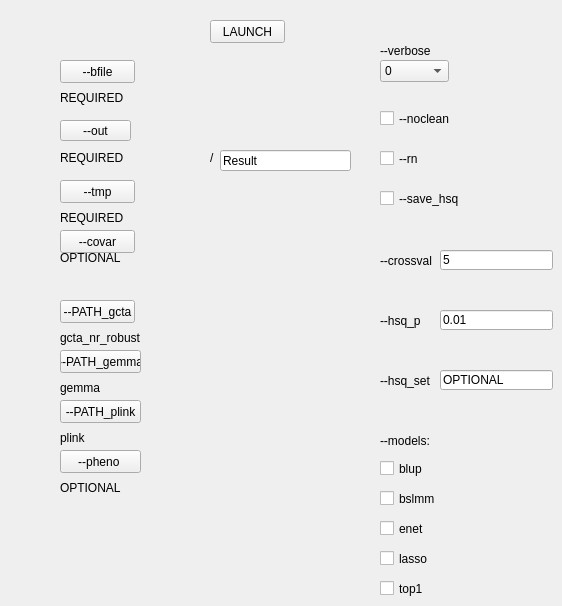
      <widget class="QWidget" name="tab_11">
       <attribute name="title">
        <string>Compute Weights</string>
       </attribute>
       <widget class="QPushButton" name="FCWBFILE">
        <property name="geometry">
         <rect>
          <x>60</x>
          <y>60</y>
          <width>75</width>
          <height>23</height>
         </rect>
        </property>
        <property name="text">
         <string>--bfile</string>
        </property>
       </widget>
       <widget class="QPushButton" name="FCWTMP">
        <property name="geometry">
         <rect>
          <x>60</x>
          <y>180</y>
          <width>75</width>
          <height>23</height>
         </rect>
        </property>
        <property name="text">
         <string>--tmp</string>
        </property>
       </widget>
       <widget class="QPushButton" name="FCWCOVAR">
        <property name="geometry">
         <rect>
          <x>60</x>
          <y>230</y>
          <width>75</width>
          <height>23</height>
         </rect>
        </property>
        <property name="text">
         <string>--covar</string>
        </property>
       </widget>
       <widget class="QPushButton" name="FCWPATHGCTA">
        <property name="geometry">
         <rect>
          <x>60</x>
          <y>300</y>
          <width>75</width>
          <height>23</height>
         </rect>
        </property>
        <property name="text">
         <string>--PATH_gcta</string>
        </property>
       </widget>
       <widget class="QPushButton" name="FCWPATHGEMMA">
        <property name="geometry">
         <rect>
          <x>60</x>
          <y>350</y>
          <width>81</width>
          <height>23</height>
         </rect>
        </property>
        <property name="text">
         <string>--PATH_gemma</string>
        </property>
       </widget>
       <widget class="QPushButton" name="FCWPATHPLINK">
        <property name="geometry">
         <rect>
          <x>60</x>
          <y>400</y>
          <width>81</width>
          <height>23</height>
         </rect>
        </property>
        <property name="text">
         <string>--PATH_plink</string>
        </property>
       </widget>
       <widget class="QComboBox" name="FCWVERBOSE">
        <property name="geometry">
         <rect>
          <x>380</x>
          <y>60</y>
          <width>69</width>
          <height>22</height>
         </rect>
        </property>
        <item>
         <property name="text">
          <string>0</string>
         </property>
        </item>
        <item>
         <property name="text">
          <string>1</string>
         </property>
        </item>
        <item>
         <property name="text">
          <string>2</string>
         </property>
        </item>
       </widget>
       <widget class="QCheckBox" name="FCWNOCLEAN">
        <property name="geometry">
         <rect>
          <x>380</x>
          <y>110</y>
          <width>71</width>
          <height>17</height>
         </rect>
        </property>
        <property name="text">
         <string>--noclean	</string>
        </property>
       </widget>
       <widget class="QLabel" name="label">
        <property name="geometry">
         <rect>
          <x>380</x>
          <y>250</y>
          <width>81</width>
          <height>21</height>
         </rect>
        </property>
        <property name="text">
         <string>--crossval	</string>
        </property>
       </widget>
       <widget class="QLabel" name="label_2">
        <property name="geometry">
         <rect>
          <x>380</x>
          <y>310</y>
          <width>81</width>
          <height>21</height>
         </rect>
        </property>
        <property name="text">
         <string>--hsq_p	</string>
        </property>
       </widget>
       <widget class="QLabel" name="label_3">
        <property name="geometry">
         <rect>
          <x>380</x>
          <y>370</y>
          <width>81</width>
          <height>21</height>
         </rect>
        </property>
        <property name="text">
         <string>--hsq_set</string>
        </property>
       </widget>
       <widget class="QLabel" name="label_4">
        <property name="geometry">
         <rect>
          <x>380</x>
          <y>40</y>
          <width>81</width>
          <height>21</height>
         </rect>
        </property>
        <property name="text">
         <string>--verbose	</string>
        </property>
       </widget>
       <widget class="QCheckBox" name="FCWRN">
        <property name="geometry">
         <rect>
          <x>380</x>
          <y>150</y>
          <width>71</width>
          <height>17</height>
         </rect>
        </property>
        <property name="text">
         <string>--rn	</string>
        </property>
       </widget>
       <widget class="QCheckBox" name="FCWSAVEHSQ">
        <property name="geometry">
         <rect>
          <x>380</x>
          <y>190</y>
          <width>81</width>
          <height>17</height>
         </rect>
        </property>
        <property name="text">
         <string>--save_hsq	</string>
        </property>
       </widget>
       <widget class="QPushButton" name="FCWPATHPHENO">
        <property name="geometry">
         <rect>
          <x>60</x>
          <y>450</y>
          <width>81</width>
          <height>23</height>
         </rect>
        </property>
        <property name="text">
         <string>--pheno	</string>
        </property>
       </widget>
       <widget class="QLabel" name="label_5">
        <property name="geometry">
         <rect>
          <x>380</x>
          <y>430</y>
          <width>81</width>
          <height>21</height>
         </rect>
        </property>
        <property name="text">
         <string>--models:</string>
        </property>
       </widget>
       <widget class="QCheckBox" name="FCWBLUP">
        <property name="geometry">
         <rect>
          <x>380</x>
          <y>460</y>
          <width>71</width>
          <height>17</height>
         </rect>
        </property>
        <property name="text">
         <string>blup</string>
        </property>
       </widget>
       <widget class="QCheckBox" name="FCWBSLMM">
        <property name="geometry">
         <rect>
          <x>380</x>
          <y>490</y>
          <width>71</width>
          <height>17</height>
         </rect>
        </property>
        <property name="text">
         <string>bslmm</string>
        </property>
       </widget>
       <widget class="QCheckBox" name="FCWENET">
        <property name="geometry">
         <rect>
          <x>380</x>
          <y>520</y>
          <width>71</width>
          <height>17</height>
         </rect>
        </property>
        <property name="text">
         <string>enet</string>
        </property>
       </widget>
       <widget class="QCheckBox" name="FCWLASSO">
        <property name="geometry">
         <rect>
          <x>380</x>
          <y>550</y>
          <width>71</width>
          <height>17</height>
         </rect>
        </property>
        <property name="text">
         <string>lasso</string>
        </property>
       </widget>
       <widget class="QCheckBox" name="FCWTOP1">
        <property name="geometry">
         <rect>
          <x>380</x>
          <y>580</y>
          <width>71</width>
          <height>17</height>
         </rect>
        </property>
        <property name="text">
         <string>top1</string>
        </property>
       </widget>
       <widget class="QLabel" name="FCWBFILELABEL">
        <property name="geometry">
         <rect>
          <x>60</x>
          <y>90</y>
          <width>311</width>
          <height>16</height>
         </rect>
        </property>
        <property name="text">
         <string>REQUIRED</string>
        </property>
       </widget>
       <widget class="QLabel" name="FCWOUTLABEL">
        <property name="geometry">
         <rect>
          <x>60</x>
          <y>150</y>
          <width>311</width>
          <height>16</height>
         </rect>
        </property>
        <property name="text">
         <string>REQUIRED</string>
        </property>
       </widget>
       <widget class="QLabel" name="FCWTMPLABEL">
        <property name="geometry">
         <rect>
          <x>60</x>
          <y>210</y>
          <width>311</width>
          <height>16</height>
         </rect>
        </property>
        <property name="text">
         <string>REQUIRED</string>
        </property>
       </widget>
       <widget class="QLabel" name="FCWCOVARLABEL">
        <property name="geometry">
         <rect>
          <x>60</x>
          <y>250</y>
          <width>311</width>
          <height>16</height>
         </rect>
        </property>
        <property name="text">
         <string>OPTIONAL</string>
        </property>
       </widget>
       <widget class="QLabel" name="FCWPATHGCTALABEL">
        <property name="geometry">
         <rect>
          <x>60</x>
          <y>330</y>
          <width>311</width>
          <height>16</height>
         </rect>
        </property>
        <property name="text">
         <string>gcta_nr_robust</string>
        </property>
       </widget>
       <widget class="QLabel" name="FCWPATHGEMMALABEL">
        <property name="geometry">
         <rect>
          <x>60</x>
          <y>380</y>
          <width>321</width>
          <height>16</height>
         </rect>
        </property>
        <property name="text">
         <string>gemma</string>
        </property>
       </widget>
       <widget class="QLabel" name="FCWPATHPLINKLABEL">
        <property name="geometry">
         <rect>
          <x>60</x>
          <y>430</y>
          <width>311</width>
          <height>16</height>
         </rect>
        </property>
        <property name="text">
         <string>plink</string>
        </property>
       </widget>
       <widget class="QLabel" name="FCWPATHPHENOLABEL">
        <property name="geometry">
         <rect>
          <x>60</x>
          <y>480</y>
          <width>311</width>
          <height>16</height>
         </rect>
        </property>
        <property name="text">
         <string>OPTIONAL</string>
        </property>
       </widget>
       <widget class="QLineEdit" name="FCWCROSSVAL">
        <property name="geometry">
         <rect>
          <x>440</x>
          <y>250</y>
          <width>113</width>
          <height>20</height>
         </rect>
        </property>
        <property name="text">
         <string>5</string>
        </property>
       </widget>
       <widget class="QLineEdit" name="FCWHSQP">
        <property name="geometry">
         <rect>
          <x>440</x>
          <y>310</y>
          <width>113</width>
          <height>20</height>
         </rect>
        </property>
        <property name="text">
         <string>0.01</string>
        </property>
       </widget>
       <widget class="QLineEdit" name="FCWHSQSET">
        <property name="geometry">
         <rect>
          <x>440</x>
          <y>370</y>
          <width>113</width>
          <height>20</height>
         </rect>
        </property>
        <property name="text">
         <string>OPTIONAL</string>
        </property>
       </widget>
       <widget class="QPushButton" name="FCWLAUNCH">
        <property name="geometry">
         <rect>
          <x>210</x>
          <y>20</y>
          <width>75</width>
          <height>23</height>
         </rect>
        </property>
        <property name="text">
         <string>LAUNCH</string>
        </property>
       </widget>
       <widget class="QPushButton" name="FCWOUT">
        <property name="geometry">
         <rect>
          <x>60</x>
          <y>120</y>
          <width>71</width>
          <height>21</height>
         </rect>
        </property>
        <property name="styleSheet">
         <string notr="true"/>
        </property>
        <property name="text">
         <string>--out</string>
        </property>
       </widget>
       <widget class="QLineEdit" name="FCWOUTFILE">
        <property name="geometry">
         <rect>
          <x>220</x>
          <y>150</y>
          <width>131</width>
          <height>21</height>
         </rect>
        </property>
        <property name="text">
         <string>Result</string>
        </property>
       </widget>
       <widget class="QLabel" name="MPXPHENLABEL_27">
        <property name="geometry">
         <rect>
          <x>210</x>
          <y>150</y>
          <width>16</width>
          <height>16</height>
         </rect>
        </property>
        <property name="text">
         <string>/</string>
        </property>
       </widget>
      </widget>
